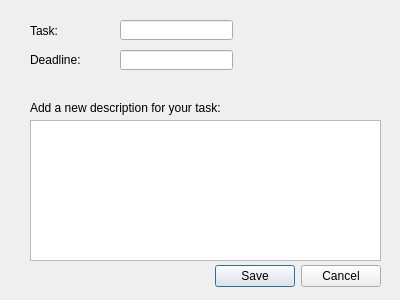
<?xml version="1.0" encoding="UTF-8"?>
<ui version="4.0">
 <class>DescriptionScript</class>
 <widget class="QDialog" name="DescriptionScript">
  <property name="geometry">
   <rect>
    <x>0</x>
    <y>0</y>
    <width>400</width>
    <height>300</height>
   </rect>
  </property>
  <property name="windowTitle">
   <string>Dialog</string>
  </property>
  <widget class="QDialogButtonBox" name="buttonBox">
   <property name="geometry">
    <rect>
     <x>40</x>
     <y>260</y>
     <width>341</width>
     <height>32</height>
    </rect>
   </property>
   <property name="orientation">
    <enum>Qt::Horizontal</enum>
   </property>
   <property name="standardButtons">
    <set>QDialogButtonBox::Cancel|QDialogButtonBox::Save</set>
   </property>
  </widget>
  <widget class="QTextEdit" name="descriptionEdit">
   <property name="geometry">
    <rect>
     <x>30</x>
     <y>120</y>
     <width>351</width>
     <height>141</height>
    </rect>
   </property>
  </widget>
  <widget class="QLabel" name="label">
   <property name="geometry">
    <rect>
     <x>30</x>
     <y>20</y>
     <width>37</width>
     <height>21</height>
    </rect>
   </property>
   <property name="text">
    <string>Task:</string>
   </property>
  </widget>
  <widget class="QLabel" name="label_2">
   <property name="geometry">
    <rect>
     <x>30</x>
     <y>50</y>
     <width>61</width>
     <height>20</height>
    </rect>
   </property>
   <property name="text">
    <string>Deadline:</string>
   </property>
  </widget>
  <widget class="QLineEdit" name="taskEdit">
   <property name="geometry">
    <rect>
     <x>120</x>
     <y>20</y>
     <width>113</width>
     <height>20</height>
    </rect>
   </property>
   <property name="readOnly">
    <bool>true</bool>
   </property>
  </widget>
  <widget class="QLineEdit" name="deadlineEdit">
   <property name="geometry">
    <rect>
     <x>120</x>
     <y>50</y>
     <width>113</width>
     <height>20</height>
    </rect>
   </property>
   <property name="readOnly">
    <bool>true</bool>
   </property>
  </widget>
  <widget class="QLabel" name="label_3">
   <property name="geometry">
    <rect>
     <x>30</x>
     <y>100</y>
     <width>231</width>
     <height>16</height>
    </rect>
   </property>
   <property name="text">
    <string>Add a new description for your task:</string>
   </property>
  </widget>
 </widget>
 <resources/>
 <connections>
  <connection>
   <sender>buttonBox</sender>
   <signal>accepted()</signal>
   <receiver>DescriptionScript</receiver>
   <slot>accept()</slot>
   <hints>
    <hint type="sourcelabel">
     <x>248</x>
     <y>254</y>
    </hint>
    <hint type="destinationlabel">
     <x>157</x>
     <y>274</y>
    </hint>
   </hints>
  </connection>
  <connection>
   <sender>buttonBox</sender>
   <signal>rejected()</signal>
   <receiver>DescriptionScript</receiver>
   <slot>reject()</slot>
   <hints>
    <hint type="sourcelabel">
     <x>316</x>
     <y>260</y>
    </hint>
    <hint type="destinationlabel">
     <x>286</x>
     <y>274</y>
    </hint>
   </hints>
  </connection>
 </connections>
</ui>
